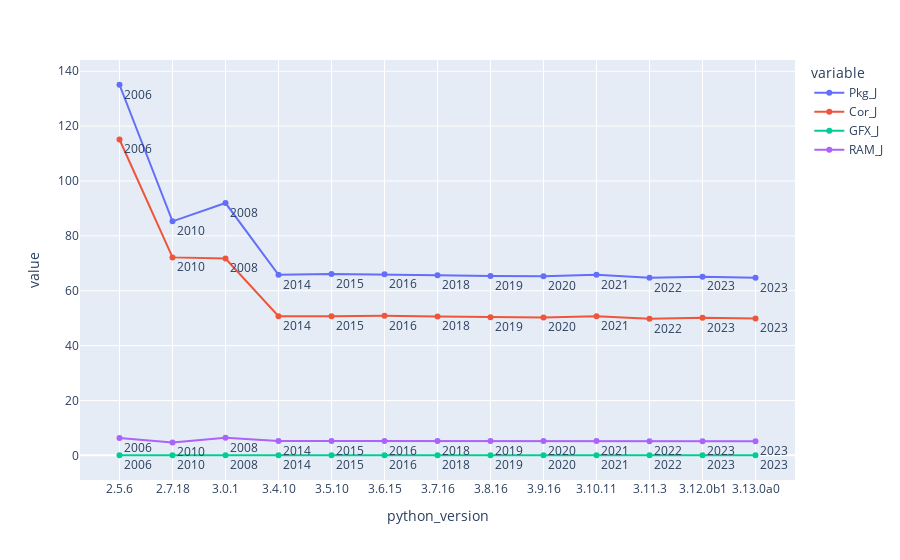

The code cell stored with this chart in its notebook:
### Code cell
fig = px.line(df, x="python_version", y=["Pkg_J","Cor_J","GFX_J","RAM_J"], text=pd.to_datetime(df['first_release']).dt.year)
fig.update_traces(textposition="bottom right")
fig.show()

### Figure 1 — Plotly figure (JSON) as saved in the notebook; plotly's stock layout.template omitted (floating-point values rounded to 4 significant figures)
{"data": [{"hovertemplate": "variable=Pkg_J<br>python_version=%{x}<br>value=%{y}<br>text=%{text}<extra></extra>", "legendgroup": "Pkg_J", "line": {"color": "#636efa", "dash": "solid"}, "marker": {"symbol": "circle"}, "mode": "markers+lines+text", "name": "Pkg_J", "orientation": "v", "showlegend": true, "text": [2006, 2010, 2008, 2014, 2015, 2016, 2018, 2019, 2020, 2021, 2022, 2023, 2023], "textposition": "bottom right", "type": "scatter", "x": ["2.5.6", "2.7.18", "3.0.1", "3.4.10", "3.5.10", "3.6.15", "3.7.16", "3.8.16", "3.9.16", "3.10.11", "3.11.3", "3.12.0b1", "3.13.0a0"], "xaxis": "x", "y": [135.1, 85.29, 91.97, 65.83, 66.08, 65.98, 65.66, 65.38, 65.27, 65.81, 64.72, 65.13, 64.69], "yaxis": "y"}, {"hovertemplate": "variable=Cor_J<br>python_version=%{x}<br>value=%{y}<br>text=%{text}<extra></extra>", "legendgroup": "Cor_J", "line": {"color": "#EF553B", "dash": "solid"}, "marker": {"symbol": "circle"}, "mode": "markers+lines+text", "name": "Cor_J", "orientation": "v", "showlegend": true, "text": [2006, 2010, 2008, 2014, 2015, 2016, 2018, 2019, 2020, 2021, 2022, 2023, 2023], "textposition": "bottom right", "type": "scatter", "x": ["2.5.6", "2.7.18", "3.0.1", "3.4.10", "3.5.10", "3.6.15", "3.7.16", "3.8.16", "3.9.16", "3.10.11", "3.11.3", "3.12.0b1", "3.13.0a0"], "xaxis": "x", "y": [115.1, 72.16, 71.72, 50.7, 50.72, 50.88, 50.62, 50.33, 50.27, 50.68, 49.77, 50.11, 49.84], "yaxis": "y"}, {"hovertemplate": "variable=GFX_J<br>python_version=%{x}<br>value=%{y}<br>text=%{text}<extra></extra>", "legendgroup": "GFX_J", "line": {"color": "#00cc96", "dash": "solid"}, "marker": {"symbol": "circle"}, "mode": "markers+lines+text", "name": "GFX_J", "orientation": "v", "showlegend": true, "text": [2006, 2010, 2008, 2014, 2015, 2016, 2018, 2019, 2020, 2021, 2022, 2023, 2023], "textposition": "bottom right", "type": "scatter", "x": ["2.5.6", "2.7.18", "3.0.1", "3.4.10", "3.5.10", "3.6.15", "3.7.16", "3.8.16", "3.9.16", "3.10.11", "3.11.3", "3.12.0b1", "3.13.0a0"], "xaxis": "x", "y": [0.04, 0.03, 0.04, 0.03, 0.03, 0.03, 0.03, 0.03, 0.03, 0.03, 0.03, 0.03, 0.03], "yaxis": "y"}, {"hovertemplate": "variable=RAM_J<br>python_version=%{x}<br>value=%{y}<br>text=%{text}<extra></extra>", "legendgroup": "RAM_J", "line": {"color": "#ab63fa", "dash": "solid"}, "marker": {"symbol": "circle"}, "mode": "markers+lines+text", "name": "RAM_J", "orientation": "v", "showlegend": true, "text": [2006, 2010, 2008, 2014, 2015, 2016, 2018, 2019, 2020, 2021, 2022, 2023, 2023], "textposition": "bottom right", "type": "scatter", "x": ["2.5.6", "2.7.18", "3.0.1", "3.4.10", "3.5.10", "3.6.15", "3.7.16", "3.8.16", "3.9.16", "3.10.11", "3.11.3", "3.12.0b1", "3.13.0a0"], "xaxis": "x", "y": [6.33, 4.69, 6.4, 5.23, 5.26, 5.23, 5.21, 5.19, 5.18, 5.21, 5.14, 5.17, 5.14], "yaxis": "y"}], "layout": {"legend": {"title": {"text": "variable"}, "tracegroupgap": 0}, "margin": {"t": 60}, "xaxis": {"anchor": "y", "domain": [0, 1], "title": {"text": "python_version"}}, "yaxis": {"anchor": "x", "domain": [0, 1], "title": {"text": "value"}}}}
